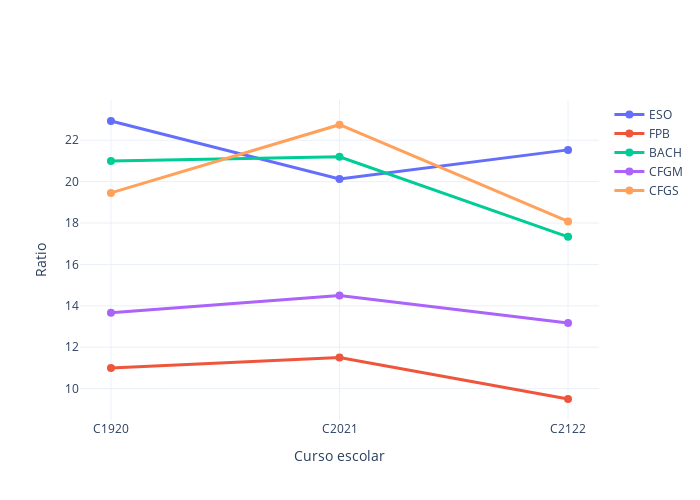

Notebook code cell kept with this figure:
### Markdown cell above
## Evolución de la ratio de alumnado por etapas (media)

### Code cell
myplotly.num_students_evolution(df_ce, stages, years, ratio=True)

### Figure 1 — Plotly figure (JSON) as saved in the notebook; plotly's stock layout.template omitted (floating-point values rounded to 4 significant figures)
{"data": [{"hoverinfo": "name+text", "line": {"width": 3}, "marker": {"size": 8}, "name": "ESO", "text": [22.93, 20.12, 21.53], "type": "scatter", "x": ["C1920", "C2021", "C2122"], "y": [22.93, 20.12, 21.53]}, {"hoverinfo": "name+text", "line": {"width": 3}, "marker": {"size": 8}, "name": "FPB", "text": [11, 11.5, 9.5], "type": "scatter", "x": ["C1920", "C2021", "C2122"], "y": [11, 11.5, 9.5]}, {"hoverinfo": "name+text", "line": {"width": 3}, "marker": {"size": 8}, "name": "BACH", "text": [21, 21.2, 17.33], "type": "scatter", "x": ["C1920", "C2021", "C2122"], "y": [21, 21.2, 17.33]}, {"hoverinfo": "name+text", "line": {"width": 3}, "marker": {"size": 8}, "name": "CFGM", "text": [13.67, 14.5, 13.17], "type": "scatter", "x": ["C1920", "C2021", "C2122"], "y": [13.67, 14.5, 13.17]}, {"hoverinfo": "name+text", "line": {"width": 3}, "marker": {"size": 8}, "name": "CFGS", "text": [19.45, 22.75, 18.08], "type": "scatter", "x": ["C1920", "C2021", "C2122"], "y": [19.45, 22.75, 18.08]}], "layout": {"height": 500, "width": 700, "xaxis": {"title": {"text": "Curso escolar"}}, "yaxis": {"title": {"text": "Ratio"}}}}
